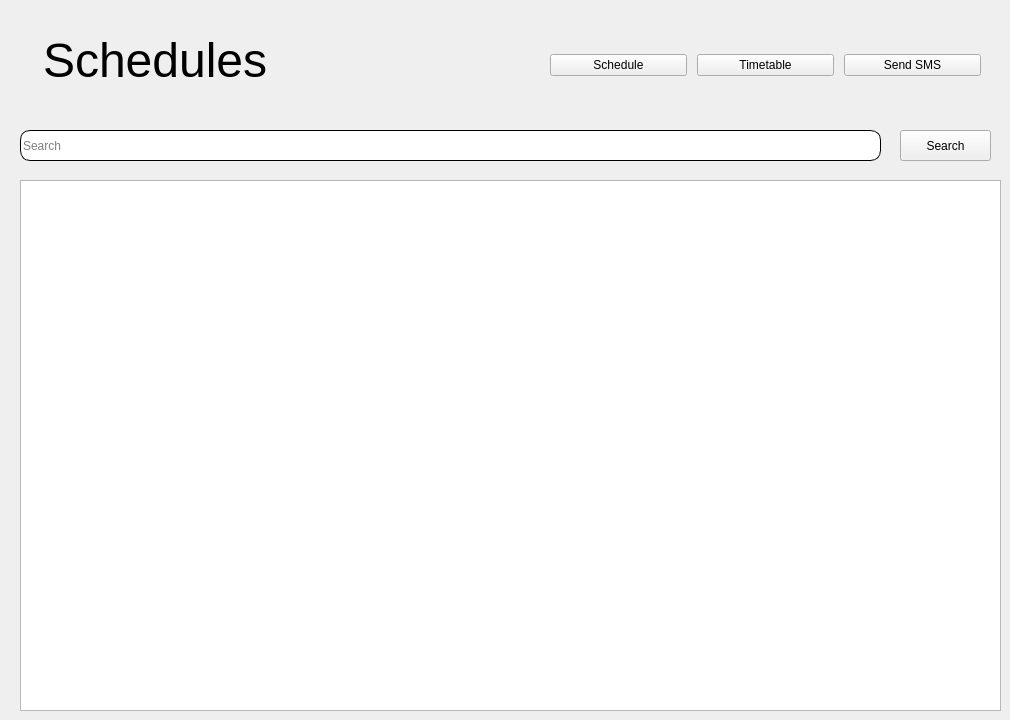
    <widget class="QWidget" name="schedulePage">
     <widget class="QLabel" name="label_16">
      <property name="geometry">
       <rect>
        <x>40</x>
        <y>20</y>
        <width>251</width>
        <height>81</height>
       </rect>
      </property>
      <property name="lineWidth">
       <number>0</number>
      </property>
      <property name="text">
       <string>&lt;html&gt;&lt;head/&gt;&lt;body&gt;&lt;p&gt;&lt;span style=&quot; font-size:36pt;&quot;&gt;Schedules&lt;/span&gt;&lt;/p&gt;&lt;/body&gt;&lt;/html&gt;</string>
      </property>
      <property name="scaledContents">
       <bool>false</bool>
      </property>
      <property name="indent">
       <number>3</number>
      </property>
     </widget>
     <widget class="QTableWidget" name="scheduleTable">
      <property name="geometry">
       <rect>
        <x>20</x>
        <y>180</y>
        <width>981</width>
        <height>531</height>
       </rect>
      </property>
      <property name="lineWidth">
       <number>-1</number>
      </property>
     </widget>
     <widget class="QLineEdit" name="scheduleSearch">
      <property name="geometry">
       <rect>
        <x>20</x>
        <y>130</y>
        <width>861</width>
        <height>31</height>
       </rect>
      </property>
      <property name="styleSheet">
       <string notr="true">border: 1px solid black;
border-radius: 10px;
padding-right: 100px</string>
      </property>
      <property name="text">
       <string/>
      </property>
      <property name="frame">
       <bool>false</bool>
      </property>
      <property name="echoMode">
       <enum>QLineEdit::Normal</enum>
      </property>
      <property name="cursorPosition">
       <number>0</number>
      </property>
      <property name="placeholderText">
       <string>Search</string>
      </property>
     </widget>
     <widget class="QPushButton" name="schedulesearchBtn">
      <property name="geometry">
       <rect>
        <x>900</x>
        <y>130</y>
        <width>91</width>
        <height>31</height>
       </rect>
      </property>
      <property name="text">
       <string>Search</string>
      </property>
      <property name="icon">
       <iconset resource="icons.qrc">
        <normaloff>:/newPrefix/165329.png</normaloff>:/newPrefix/165329.png</iconset>
      </property>
     </widget>
     <widget class="QWidget" name="layoutWidget_5">
      <property name="geometry">
       <rect>
        <x>550</x>
        <y>40</y>
        <width>431</width>
        <height>51</height>
       </rect>
      </property>
      <layout class="QHBoxLayout" name="horizontalLayout_5">
       <property name="spacing">
        <number>10</number>
       </property>
       <property name="sizeConstraint">
        <enum>QLayout::SetDefaultConstraint</enum>
       </property>
       <item>
        <widget class="QPushButton" name="scheduleBtn">
         <property name="text">
          <string>Schedule</string>
         </property>
        </widget>
       </item>
       <item>
        <widget class="QPushButton" name="timetableBtn">
         <property name="text">
          <string>Timetable</string>
         </property>
        </widget>
       </item>
       <item>
        <widget class="QPushButton" name="sendSMSBtn">
         <property name="styleSheet">
          <string notr="true"/>
         </property>
         <property name="text">
          <string>Send SMS</string>
         </property>
        </widget>
       </item>
      </layout>
     </widget>
    </widget>
